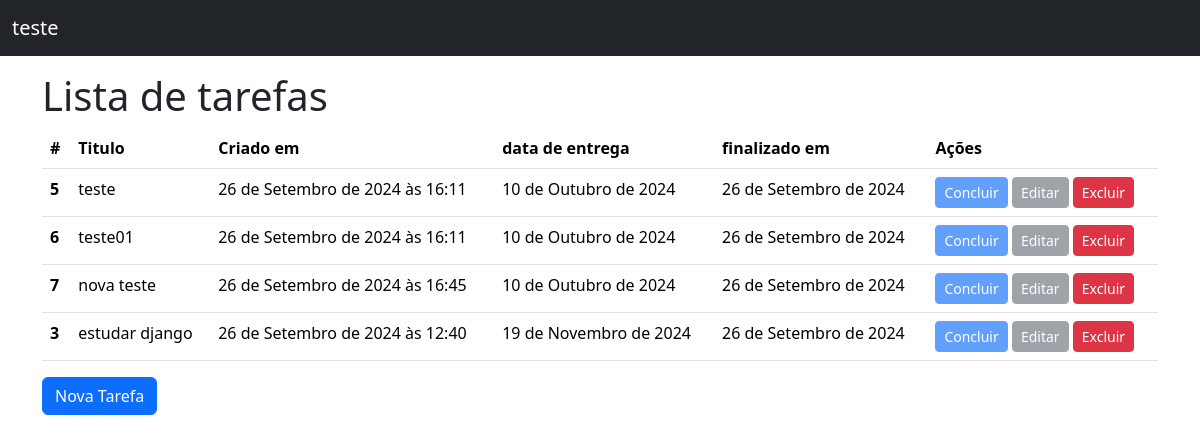
The page / on the database its author committed.
### todos/models.py (models this page shows, shortened)
class Todo(models.Model):
    title = models.CharField(verbose_name="Título" ,max_length=100, null=False, blank=False)
    created_at = models.DateTimeField(auto_now_add=True, null=False, blank=False)
    deadline = models.DateField(verbose_name= "Data de entrega",null=False, blank=False)
    finished_at = models.DateField(null=True)
    class Meta:
        ordering = ["deadline"]

### todos/views.py (the view)
# urls.py: path("",TodoListView.as_view(), name="todo_list"),
class TodoListView(ListView):
    model = Todo

### todos/templates/todos/todo_list.html (shortened to what this page needs)
{% extends 'base.html' %}
{% block content %}
<h1>Lista de tarefas</h1>
{% if todo_list %}
    <table class="table">
        <thead>
          <tr>
            <th scope="col">#</th>
            <th scope="col">Titulo</th>
            <th scope="col">Criado em</th>
            <th scope="col">data de entrega</th>
            <th scope="col">finalizado em</th>
            <th scope="col"> Ações </th>
          </tr>
        </thead>
        <tbody>
          {% for todo in todo_list %}
            <tr>
              <th scope="row">{{ todo.pk }}</th>
              <td>{{ todo.title }}</td>
              <td>{{ todo.created_at }}</td>
              <td>{{todo.deadline }}</td>
              <td>{{todo.finished_at | default:"-"}}</td>
              <td>
                  <a href="{% url "todo_complete" pk=todo.pk %}"
                   class="btn btn-primary btn-sm {% if todo.finished_at %}disabled{% endif %}"> Concluir</a>
                  <a href="{% url "todo_update" pk=todo.pk %}"
                  class="btn btn-secondary btn-sm {% if todo.finished_at %}disabled{% endif %}"> Editar</a>
                  <a href="{% url "todo_delete" pk=todo.pk %}"
                  class="btn btn-danger btn-sm"> Excluir</a>
              </td>
            </tr>
          {% endfor %}
        </tbody>
      </table>
      {% else %}
        <p>Não Há tarefas cadastradas</p>
  {% endif %}
<a href="{% url "todo_create" %}" class="btn btn-primary">Nova Tarefa</a>
{% endblock content %}

### todos/templates/base.html (shortened to what this page needs)
<!DOCTYPE html>
<html lang="pt-br">
  <head>
    <link href="https://cdn.jsdelivr.net/npm/bootstrap@5.3.3/dist/css/bootstrap.min.css" rel="stylesheet">
  </head>
  <body>
    <nav class="navbar bg-dark mb-3"data-bs-theme="dark">
        <div class="container-fluid">
          <a class="navbar-brand" href="#" >teste</a>
        </div>
      </nav>
      <main class=container>
        {% block content %}{% endblock content %}
      </main>
  </body>
</html>

### rows shown on the page
Todo: pk "5", title "teste", created_at "26 de Setembro de 2024 às 16:11", deadline "10 de Outubro de 2024", finished_at "26 de Setembro de 2024"
Todo: pk "6", title "teste01", created_at "26 de Setembro de 2024 às 16:11", deadline "10 de Outubro de 2024", finished_at "26 de Setembro de 2024"
Todo: pk "7", title "nova teste", created_at "26 de Setembro de 2024 às 16:45", deadline "10 de Outubro de 2024", finished_at "26 de Setembro de 2024"
Todo: pk "3", title "estudar django", created_at "26 de Setembro de 2024 às 12:40", deadline "19 de Novembro de 2024", finished_at "26 de Setembro de 2024"
